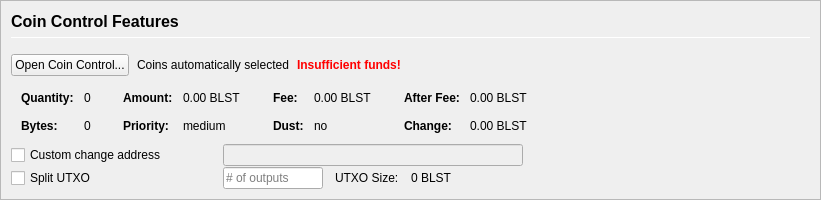
         <widget class="QFrame" name="frameCoinControl">
          <property name="sizePolicy">
           <sizepolicy hsizetype="Expanding" vsizetype="Expanding">
            <horstretch>0</horstretch>
            <verstretch>0</verstretch>
           </sizepolicy>
          </property>
          <property name="maximumSize">
           <size>
            <width>16777215</width>
            <height>16777215</height>
           </size>
          </property>
          <property name="frameShape">
           <enum>QFrame::StyledPanel</enum>
          </property>
          <property name="frameShadow">
           <enum>QFrame::Sunken</enum>
          </property>
          <layout class="QVBoxLayout" name="verticalLayoutCoinControl2">
           <property name="spacing">
            <number>0</number>
           </property>
           <property name="leftMargin">
            <number>0</number>
           </property>
           <property name="topMargin">
            <number>0</number>
           </property>
           <property name="rightMargin">
            <number>0</number>
           </property>
           <property name="bottomMargin">
            <number>0</number>
           </property>
           <item>
            <widget class="QFrame" name="frameCoinControl_BG">
             <layout class="QVBoxLayout" name="verticalLayoutCoinControl" stretch="0,0,0,0,0,0">
              <property name="spacing">
               <number>1</number>
              </property>
              <property name="leftMargin">
               <number>10</number>
              </property>
              <property name="topMargin">
               <number>10</number>
              </property>
              <item>
               <layout class="QHBoxLayout" name="horizontalLayoutCoinControl1">
                <property name="bottomMargin">
                 <number>15</number>
                </property>
                <item>
                 <layout class="QVBoxLayout" name="verticalLayout_3">
                  <property name="spacing">
                   <number>6</number>
                  </property>
                  <item>
                   <widget class="QLabel" name="labelCoinControlFeatures">
                    <property name="sizePolicy">
                     <sizepolicy hsizetype="Preferred" vsizetype="Maximum">
                      <horstretch>0</horstretch>
                      <verstretch>0</verstretch>
                     </sizepolicy>
                    </property>
                    <property name="minimumSize">
                     <size>
                      <width>0</width>
                      <height>20</height>
                     </size>
                    </property>
                    <property name="font">
                     <font>
                      <pointsize>12</pointsize>
                      <weight>75</weight>
                      <bold>true</bold>
                     </font>
                    </property>
                    <property name="styleSheet">
                     <string notr="true">font-weight:bold;</string>
                    </property>
                    <property name="text">
                     <string>Coin Control Features</string>
                    </property>
                   </widget>
                  </item>
                  <item>
                   <widget class="Line" name="line">
                    <property name="minimumSize">
                     <size>
                      <width>0</width>
                      <height>1</height>
                     </size>
                    </property>
                    <property name="maximumSize">
                     <size>
                      <width>16777215</width>
                      <height>1</height>
                     </size>
                    </property>
                    <property name="orientation">
                     <enum>Qt::Horizontal</enum>
                    </property>
                   </widget>
                  </item>
                 </layout>
                </item>
               </layout>
              </item>
              <item>
               <layout class="QHBoxLayout" name="horizontalLayoutCoinControl2" stretch="0,0,0,0">
                <property name="spacing">
                 <number>8</number>
                </property>
                <property name="bottomMargin">
                 <number>10</number>
                </property>
                <item>
                 <widget class="QPushButton" name="pushButtonCoinControl">
                  <property name="styleSheet">
                   <string notr="true"/>
                  </property>
                  <property name="text">
                   <string>Open Coin Control...</string>
                  </property>
                  <property name="autoDefault">
                   <bool>false</bool>
                  </property>
                 </widget>
                </item>
                <item>
                 <widget class="QLabel" name="labelCoinControlAutomaticallySelected">
                  <property name="text">
                   <string>Coins automatically selected</string>
                  </property>
                  <property name="margin">
                   <number>5</number>
                  </property>
                 </widget>
                </item>
                <item>
                 <widget class="QLabel" name="labelCoinControlInsuffFunds">
                  <property name="font">
                   <font>
                    <weight>75</weight>
                    <bold>true</bold>
                   </font>
                  </property>
                  <property name="styleSheet">
                   <string notr="true">color:red;font-weight:bold;</string>
                  </property>
                  <property name="text">
                   <string>Insufficient funds!</string>
                  </property>
                  <property name="margin">
                   <number>5</number>
                  </property>
                 </widget>
                </item>
                <item>
                 <spacer name="horizontalSpacerCoinControl">
                  <property name="orientation">
                   <enum>Qt::Horizontal</enum>
                  </property>
                  <property name="sizeHint" stdset="0">
                   <size>
                    <width>40</width>
                    <height>1</height>
                   </size>
                  </property>
                 </spacer>
                </item>
               </layout>
              </item>
              <item>
               <widget class="QWidget" name="widgetCoinControl" native="true">
                <property name="sizePolicy">
                 <sizepolicy hsizetype="Preferred" vsizetype="Preferred">
                  <horstretch>0</horstretch>
                  <verstretch>0</verstretch>
                 </sizepolicy>
                </property>
                <property name="minimumSize">
                 <size>
                  <width>0</width>
                  <height>0</height>
                 </size>
                </property>
                <property name="styleSheet">
                 <string notr="true"/>
                </property>
                <layout class="QHBoxLayout" name="horizontalLayoutCoinControl5">
                 <property name="leftMargin">
                  <number>0</number>
                 </property>
                 <property name="topMargin">
                  <number>0</number>
                 </property>
                 <property name="rightMargin">
                  <number>0</number>
                 </property>
                 <property name="bottomMargin">
                  <number>0</number>
                 </property>
                 <item>
                  <layout class="QHBoxLayout" name="horizontalLayoutCoinControl3" stretch="0,0,0,1">
                   <property name="spacing">
                    <number>20</number>
                   </property>
                   <property name="topMargin">
                    <number>0</number>
                   </property>
                   <property name="bottomMargin">
                    <number>10</number>
                   </property>
                   <item>
                    <layout class="QFormLayout" name="formLayoutCoinControl1">
                     <property name="horizontalSpacing">
                      <number>10</number>
                     </property>
                     <property name="verticalSpacing">
                      <number>14</number>
                     </property>
                     <property name="leftMargin">
                      <number>10</number>
                     </property>
                     <property name="topMargin">
                      <number>4</number>
                     </property>
                     <property name="rightMargin">
                      <number>6</number>
                     </property>
                     <item row="0" column="0">
                      <widget class="QLabel" name="labelCoinControlQuantityText">
                       <property name="font">
                        <font>
                         <weight>75</weight>
                         <bold>true</bold>
                        </font>
                       </property>
                       <property name="text">
                        <string>Quantity:</string>
                       </property>
                       <property name="margin">
                        <number>0</number>
                       </property>
                      </widget>
                     </item>
                     <item row="0" column="1">
                      <widget class="QLabel" name="labelCoinControlQuantity">
                       <property name="cursor">
                        <cursorShape>IBeamCursor</cursorShape>
                       </property>
                       <property name="contextMenuPolicy">
                        <enum>Qt::ActionsContextMenu</enum>
                       </property>
                       <property name="text">
                        <string notr="true">0</string>
                       </property>
                       <property name="margin">
                        <number>0</number>
                       </property>
                       <property name="textInteractionFlags">
                        <set>Qt::LinksAccessibleByMouse|Qt::TextSelectableByKeyboard|Qt::TextSelectableByMouse</set>
                       </property>
                      </widget>
                     </item>
                     <item row="1" column="0">
                      <widget class="QLabel" name="labelCoinControlBytesText">
                       <property name="font">
                        <font>
                         <weight>75</weight>
                         <bold>true</bold>
                        </font>
                       </property>
                       <property name="text">
                        <string>Bytes:</string>
                       </property>
                      </widget>
                     </item>
                     <item row="1" column="1">
                      <widget class="QLabel" name="labelCoinControlBytes">
                       <property name="cursor">
                        <cursorShape>IBeamCursor</cursorShape>
                       </property>
                       <property name="contextMenuPolicy">
                        <enum>Qt::ActionsContextMenu</enum>
                       </property>
                       <property name="text">
                        <string notr="true">0</string>
                       </property>
                       <property name="textInteractionFlags">
                        <set>Qt::LinksAccessibleByMouse|Qt::TextSelectableByKeyboard|Qt::TextSelectableByMouse</set>
                       </property>
                      </widget>
                     </item>
                    </layout>
                   </item>
                   <item>
                    <layout class="QFormLayout" name="formLayoutCoinControl2">
                     <property name="horizontalSpacing">
                      <number>10</number>
                     </property>
                     <property name="verticalSpacing">
                      <number>14</number>
                     </property>
                     <property name="leftMargin">
                      <number>6</number>
                     </property>
                     <property name="topMargin">
                      <number>4</number>
                     </property>
                     <property name="rightMargin">
                      <number>6</number>
                     </property>
                     <item row="0" column="0">
                      <widget class="QLabel" name="labelCoinControlAmountText">
                       <property name="font">
                        <font>
                         <weight>75</weight>
                         <bold>true</bold>
                        </font>
                       </property>
                       <property name="text">
                        <string>Amount:</string>
                       </property>
                       <property name="margin">
                        <number>0</number>
                       </property>
                      </widget>
                     </item>
                     <item row="0" column="1">
                      <widget class="QLabel" name="labelCoinControlAmount">
                       <property name="cursor">
                        <cursorShape>IBeamCursor</cursorShape>
                       </property>
                       <property name="contextMenuPolicy">
                        <enum>Qt::ActionsContextMenu</enum>
                       </property>
                       <property name="text">
                        <string notr="true">0.00 BLST</string>
                       </property>
                       <property name="textInteractionFlags">
                        <set>Qt::LinksAccessibleByMouse|Qt::TextSelectableByKeyboard|Qt::TextSelectableByMouse</set>
                       </property>
                      </widget>
                     </item>
                     <item row="1" column="0">
                      <widget class="QLabel" name="labelCoinControlPriorityText">
                       <property name="font">
                        <font>
                         <weight>75</weight>
                         <bold>true</bold>
                        </font>
                       </property>
                       <property name="text">
                        <string>Priority:</string>
                       </property>
                      </widget>
                     </item>
                     <item row="1" column="1">
                      <widget class="QLabel" name="labelCoinControlPriority">
                       <property name="cursor">
                        <cursorShape>IBeamCursor</cursorShape>
                       </property>
                       <property name="contextMenuPolicy">
                        <enum>Qt::ActionsContextMenu</enum>
                       </property>
                       <property name="text">
                        <string>medium</string>
                       </property>
                       <property name="textInteractionFlags">
                        <set>Qt::LinksAccessibleByMouse|Qt::TextSelectableByKeyboard|Qt::TextSelectableByMouse</set>
                       </property>
                      </widget>
                     </item>
                    </layout>
                   </item>
                   <item>
                    <layout class="QFormLayout" name="formLayoutCoinControl3">
                     <property name="horizontalSpacing">
                      <number>10</number>
                     </property>
                     <property name="verticalSpacing">
                      <number>14</number>
                     </property>
                     <property name="leftMargin">
                      <number>6</number>
                     </property>
                     <property name="topMargin">
                      <number>4</number>
                     </property>
                     <property name="rightMargin">
                      <number>6</number>
                     </property>
                     <item row="0" column="0">
                      <widget class="QLabel" name="labelCoinControlFeeText">
                       <property name="font">
                        <font>
                         <weight>75</weight>
                         <bold>true</bold>
                        </font>
                       </property>
                       <property name="text">
                        <string>Fee:</string>
                       </property>
                       <property name="margin">
                        <number>0</number>
                       </property>
                      </widget>
                     </item>
                     <item row="0" column="1">
                      <widget class="QLabel" name="labelCoinControlFee">
                       <property name="cursor">
                        <cursorShape>IBeamCursor</cursorShape>
                       </property>
                       <property name="contextMenuPolicy">
                        <enum>Qt::ActionsContextMenu</enum>
                       </property>
                       <property name="text">
                        <string notr="true">0.00 BLST</string>
                       </property>
                       <property name="textInteractionFlags">
                        <set>Qt::LinksAccessibleByMouse|Qt::TextSelectableByKeyboard|Qt::TextSelectableByMouse</set>
                       </property>
                      </widget>
                     </item>
                     <item row="1" column="0">
                      <widget class="QLabel" name="labelCoinControlLowOutputText">
                       <property name="font">
                        <font>
                         <weight>75</weight>
                         <bold>true</bold>
                        </font>
                       </property>
                       <property name="text">
                        <string>Dust:</string>
                       </property>
                      </widget>
                     </item>
                     <item row="1" column="1">
                      <widget class="QLabel" name="labelCoinControlLowOutput">
                       <property name="cursor">
                        <cursorShape>IBeamCursor</cursorShape>
                       </property>
                       <property name="contextMenuPolicy">
                        <enum>Qt::ActionsContextMenu</enum>
                       </property>
                       <property name="text">
                        <string>no</string>
                       </property>
                       <property name="textInteractionFlags">
                        <set>Qt::LinksAccessibleByMouse|Qt::TextSelectableByKeyboard|Qt::TextSelectableByMouse</set>
                       </property>
                      </widget>
                     </item>
                    </layout>
                   </item>
                   <item>
                    <layout class="QFormLayout" name="formLayoutCoinControl4">
                     <property name="horizontalSpacing">
                      <number>10</number>
                     </property>
                     <property name="verticalSpacing">
                      <number>14</number>
                     </property>
                     <property name="leftMargin">
                      <number>6</number>
                     </property>
                     <property name="topMargin">
                      <number>4</number>
                     </property>
                     <property name="rightMargin">
                      <number>6</number>
                     </property>
                     <item row="0" column="0">
                      <widget class="QLabel" name="labelCoinControlAfterFeeText">
                       <property name="font">
                        <font>
                         <weight>75</weight>
                         <bold>true</bold>
                        </font>
                       </property>
                       <property name="text">
                        <string>After Fee:</string>
                       </property>
                       <property name="margin">
                        <number>0</number>
                       </property>
                      </widget>
                     </item>
                     <item row="0" column="1">
                      <widget class="QLabel" name="labelCoinControlAfterFee">
                       <property name="cursor">
                        <cursorShape>IBeamCursor</cursorShape>
                       </property>
                       <property name="contextMenuPolicy">
                        <enum>Qt::ActionsContextMenu</enum>
                       </property>
                       <property name="text">
                        <string notr="true">0.00 BLST</string>
                       </property>
                       <property name="textInteractionFlags">
                        <set>Qt::LinksAccessibleByMouse|Qt::TextSelectableByKeyboard|Qt::TextSelectableByMouse</set>
                       </property>
                      </widget>
                     </item>
                     <item row="1" column="0">
                      <widget class="QLabel" name="labelCoinControlChangeText">
                       <property name="font">
                        <font>
                         <weight>75</weight>
                         <bold>true</bold>
                        </font>
                       </property>
                       <property name="text">
                        <string>Change:</string>
                       </property>
                      </widget>
                     </item>
                     <item row="1" column="1">
                      <widget class="QLabel" name="labelCoinControlChange">
                       <property name="cursor">
                        <cursorShape>IBeamCursor</cursorShape>
                       </property>
                       <property name="contextMenuPolicy">
                        <enum>Qt::ActionsContextMenu</enum>
                       </property>
                       <property name="text">
                        <string notr="true">0.00 BLST</string>
                       </property>
                       <property name="textInteractionFlags">
                        <set>Qt::LinksAccessibleByMouse|Qt::TextSelectableByKeyboard|Qt::TextSelectableByMouse</set>
                       </property>
                      </widget>
                     </item>
                    </layout>
                   </item>
                  </layout>
                 </item>
                </layout>
               </widget>
              </item>
              <item>
               <layout class="QHBoxLayout" name="horizontalLayoutCoinControl4">
                <property name="spacing">
                 <number>12</number>
                </property>
                <property name="sizeConstraint">
                 <enum>QLayout::SetDefaultConstraint</enum>
                </property>
                <property name="topMargin">
                 <number>0</number>
                </property>
                <property name="rightMargin">
                 <number>0</number>
                </property>
                <item>
                 <widget class="QCheckBox" name="checkBoxCoinControlChange">
                  <property name="sizePolicy">
                   <sizepolicy hsizetype="Preferred" vsizetype="Preferred">
                    <horstretch>0</horstretch>
                    <verstretch>0</verstretch>
                   </sizepolicy>
                  </property>
                  <property name="minimumSize">
                   <size>
                    <width>200</width>
                    <height>0</height>
                   </size>
                  </property>
                  <property name="maximumSize">
                   <size>
                    <width>200</width>
                    <height>16777215</height>
                   </size>
                  </property>
                  <property name="toolTip">
                   <string>If this is activated, but the change address is empty or invalid, change will be sent to a newly generated address.</string>
                  </property>
                  <property name="text">
                   <string>Custom change address</string>
                  </property>
                 </widget>
                </item>
                <item>
                 <widget class="QValidatedLineEdit" name="lineEditCoinControlChange">
                  <property name="enabled">
                   <bool>false</bool>
                  </property>
                  <property name="sizePolicy">
                   <sizepolicy hsizetype="Preferred" vsizetype="Preferred">
                    <horstretch>0</horstretch>
                    <verstretch>0</verstretch>
                   </sizepolicy>
                  </property>
                  <property name="minimumSize">
                   <size>
                    <width>300</width>
                    <height>0</height>
                   </size>
                  </property>
                 </widget>
                </item>
                <item>
                 <widget class="QLabel" name="labelCoinControlChangeLabel">
                  <property name="sizePolicy">
                   <sizepolicy hsizetype="Preferred" vsizetype="Preferred">
                    <horstretch>0</horstretch>
                    <verstretch>0</verstretch>
                   </sizepolicy>
                  </property>
                  <property name="minimumSize">
                   <size>
                    <width>100</width>
                    <height>0</height>
                   </size>
                  </property>
                  <property name="text">
                   <string/>
                  </property>
                  <property name="margin">
                   <number>3</number>
                  </property>
                 </widget>
                </item>
               </layout>
              </item>
              <item>
               <layout class="QHBoxLayout" name="horizontalLayoutCoinControl6">
                <property name="spacing">
                 <number>12</number>
                </property>
                <property name="rightMargin">
                 <number>0</number>
                </property>
                <item>
                 <widget class="QCheckBox" name="splitBlockCheckBox">
                  <property name="sizePolicy">
                   <sizepolicy hsizetype="Preferred" vsizetype="Preferred">
                    <horstretch>0</horstretch>
                    <verstretch>0</verstretch>
                   </sizepolicy>
                  </property>
                  <property name="minimumSize">
                   <size>
                    <width>200</width>
                    <height>0</height>
                   </size>
                  </property>
                  <property name="maximumSize">
                   <size>
                    <width>200</width>
                    <height>16777215</height>
                   </size>
                  </property>
                  <property name="text">
                   <string>Split UTXO</string>
                  </property>
                 </widget>
                </item>
                <item>
                 <widget class="QLineEdit" name="splitBlockLineEdit">
                  <property name="sizePolicy">
                   <sizepolicy hsizetype="Preferred" vsizetype="Preferred">
                    <horstretch>50</horstretch>
                    <verstretch>0</verstretch>
                   </sizepolicy>
                  </property>
                  <property name="minimumSize">
                   <size>
                    <width>100</width>
                    <height>0</height>
                   </size>
                  </property>
                  <property name="maximumSize">
                   <size>
                    <width>100</width>
                    <height>16777215</height>
                   </size>
                  </property>
                  <property name="placeholderText">
                   <string># of outputs</string>
                  </property>
                 </widget>
                </item>
                <item>
                 <widget class="QLabel" name="labelBlockSizeText">
                  <property name="text">
                   <string>UTXO Size:</string>
                  </property>
                 </widget>
                </item>
                <item>
                 <widget class="QLabel" name="labelBlockSize">
                  <property name="text">
                   <string>0 BLST</string>
                  </property>
                 </widget>
                </item>
                <item>
                 <spacer name="horizontalSpacer_7">
                  <property name="orientation">
                   <enum>Qt::Horizontal</enum>
                  </property>
                  <property name="sizeHint" stdset="0">
                   <size>
                    <width>40</width>
                    <height>20</height>
                   </size>
                  </property>
                 </spacer>
                </item>
               </layout>
              </item>
              <item>
               <spacer name="verticalSpacerCoinControl">
                <property name="orientation">
                 <enum>Qt::Vertical</enum>
                </property>
                <property name="sizeHint" stdset="0">
                 <size>
                  <width>800</width>
                  <height>1</height>
                 </size>
                </property>
               </spacer>
              </item>
             </layout>
            </widget>
           </item>
          </layout>
         </widget>
